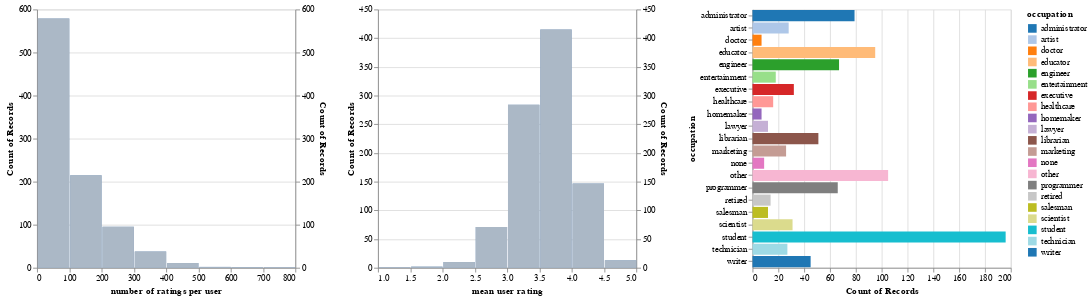

The notebook cell this image was saved under:
### Code cell
# Create a chart of three subcharts to visualise the distribution of ratings per user
# The charts displayed showcase the rating count per user, rating mean per user, and the occupation chart
# The occupation chart is interactive, clicking on an occupation will filter the data by that occupation
# Full data is shown in gray and filtered data is superimposed and shown in blue
# Use SHIFT+click to select mutiple occupations when filtering the data
alt.hconcat(
    filtered_hist("rating count", "number of ratings per user", occupation_filter),
    filtered_hist("rating mean", "mean user rating", occupation_filter),
    occupation_chart,
    data=users_ratings,
)

### Figure 1 — Vega-Lite specification as saved in the notebook (floating-point values rounded to 4 significant figures; data arrays with more than 128 entries replaced by an {"elided": "..."} marker saying what was removed)
{"config": {"view": {"continuousWidth": 300, "continuousHeight": 300}}, "hconcat": [{"layer": [{"mark": {"type": "bar"}, "encoding": {"x": {"bin": {"maxbins": 10}, "field": "rating count", "title": "number of ratings per user", "type": "quantitative"}, "y": {"aggregate": "count", "type": "quantitative"}}, "transform": [{"filter": {"param": "param_39"}}]}, {"mark": {"type": "bar"}, "encoding": {"color": {"value": "lightgray"}, "opacity": {"value": 0.7}, "x": {"bin": {"maxbins": 10}, "field": "rating count", "title": "number of ratings per user", "type": "quantitative"}, "y": {"aggregate": "count", "type": "quantitative"}}}], "resolve": {"scale": {"y": "independent"}}, "width": 300}, {"layer": [{"mark": {"type": "bar"}, "encoding": {"x": {"bin": {"maxbins": 10}, "field": "rating mean", "title": "mean user rating", "type": "quantitative"}, "y": {"aggregate": "count", "type": "quantitative"}}, "transform": [{"filter": {"param": "param_39"}}]}, {"mark": {"type": "bar"}, "encoding": {"color": {"value": "lightgray"}, "opacity": {"value": 0.7}, "x": {"bin": {"maxbins": 10}, "field": "rating mean", "title": "mean user rating", "type": "quantitative"}, "y": {"aggregate": "count", "type": "quantitative"}}}], "resolve": {"scale": {"y": "independent"}}, "width": 300}, {"mark": {"type": "bar"}, "encoding": {"color": {"condition": {"param": "param_39", "field": "occupation", "scale": {"scheme": "category20"}, "type": "nominal"}, "value": "lightgray"}, "x": {"aggregate": "count", "type": "quantitative"}, "y": {"field": "occupation", "type": "nominal"}}, "height": 300, "name": "view_39", "width": 300}], "data": {"name": "data-33154c7ca5fc0fc4e98db6a9d895a71e"}, "params": [{"name": "param_39", "select": {"type": "point", "fields": ["occupation"]}, "views": ["view_39"]}], "$schema": "https://vega.github.io/schema/vega-lite/v5.16.3.json", "datasets": {"data-33154c7ca5fc0fc4e98db6a9d895a71e": {"elided": "943 records"}}}
